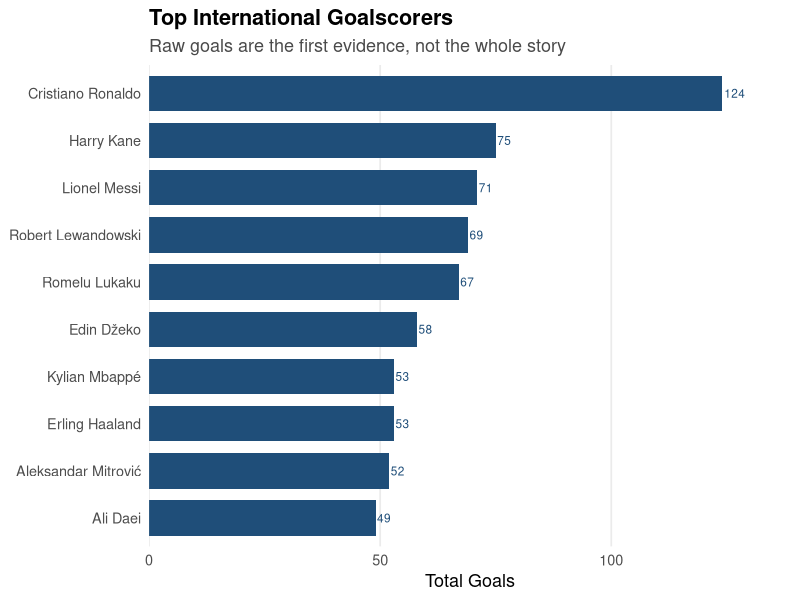
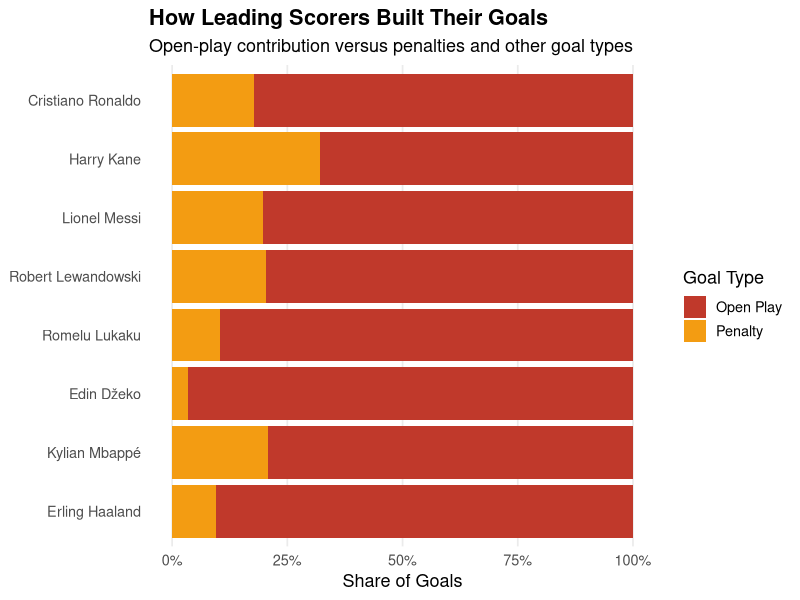
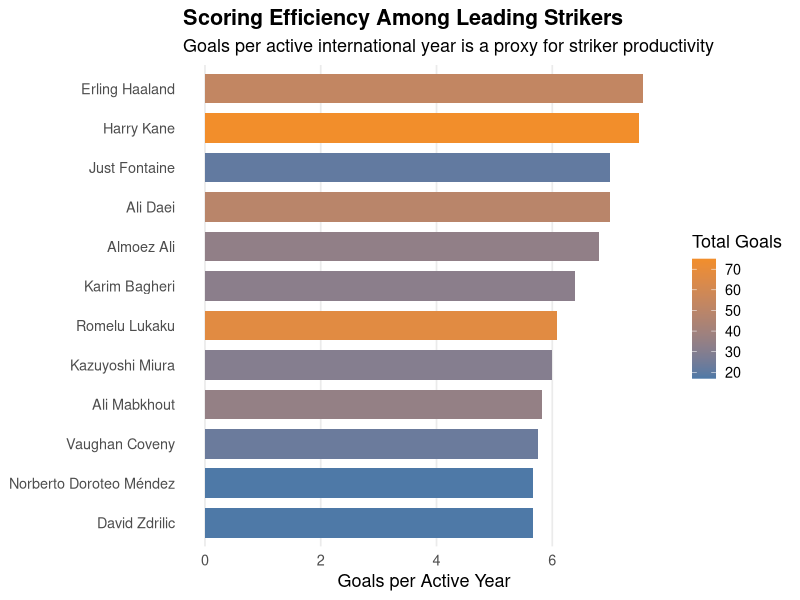
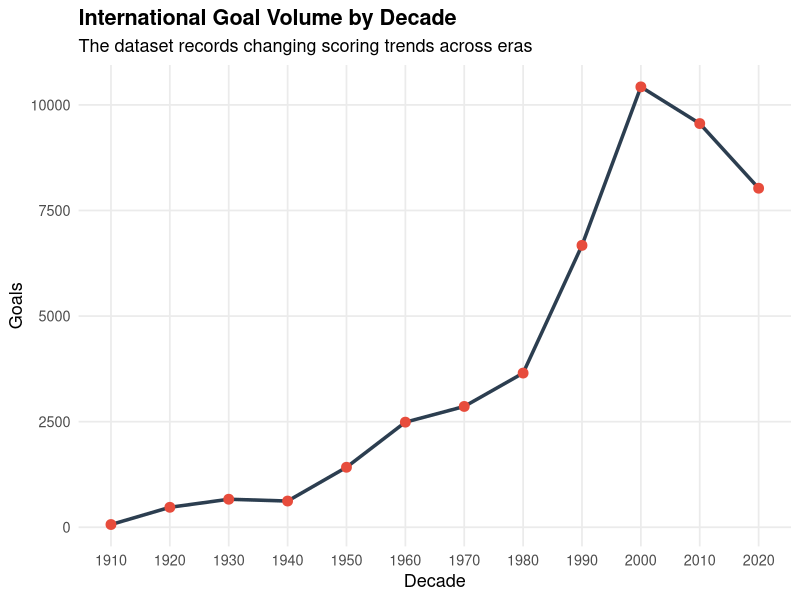
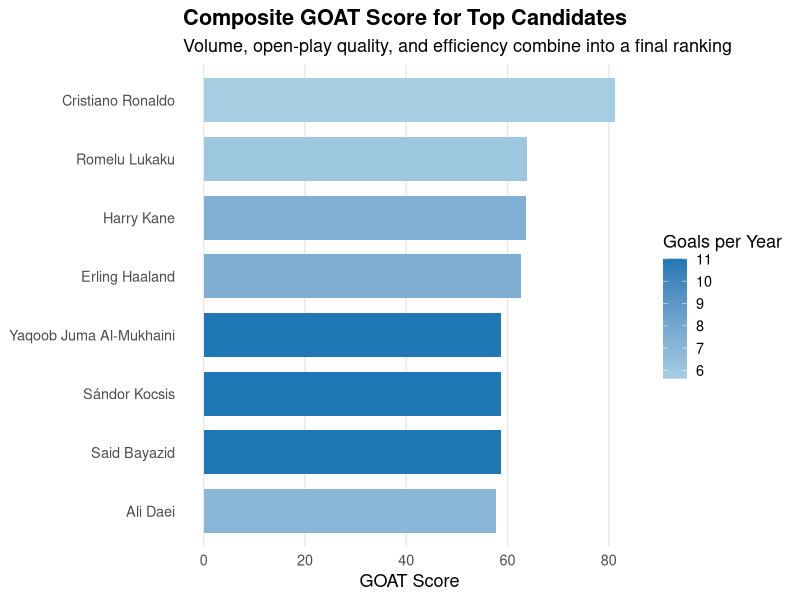

R code for these plots, in order:
## ---- chunk 1
#| echo: false
#| warning: false
#| message: false
library(dplyr)
library(readr)
library(ggplot2)
library(forcats)

clean_goals <- read_csv("goalscorers_cleaned.csv", show_col_types = FALSE)

scorer_summary <- clean_goals |>
  filter(!is.na(scorer)) |>
  group_by(scorer, team) |>
  summarise(
    total_goals = n(),
    penalty_goals = sum(penalty, na.rm = TRUE),
    open_play_goals = sum(goal_type == "Open Play", na.rm = TRUE),
    active_years = n_distinct(year),
    first_year = min(year),
    last_year = max(year),
    .groups = "drop"
  ) |>
  mutate(
    open_play_share = round(100 * open_play_goals / total_goals, 1),
    penalty_share = round(100 * penalty_goals / total_goals, 1),
    goals_per_year = round(total_goals / active_years, 2),
    career_span = last_year - first_year + 1
  )

team_goals <- clean_goals |>
  group_by(team) |>
  summarise(team_goals = n(), .groups = "drop")

scorer_summary <- scorer_summary |>
  left_join(team_goals, by = "team") |>
  mutate(team_goal_share = round(100 * total_goals / team_goals, 1))

top_candidates <- scorer_summary |>
  arrange(desc(total_goals)) |>
  slice_head(n = 10)

decade_summary <- clean_goals |>
  filter(!is.na(decade)) |>
  group_by(decade) |>
  summarise(goals = n(), .groups = "drop") |>
  arrange(decade)

goal_type_by_scorer <- clean_goals |>
  filter(!is.na(scorer), !is.na(goal_type)) |>
  count(scorer, goal_type) |>
  group_by(scorer) |>
  mutate(total_goals = sum(n), share = n / total_goals) |>
  ungroup()

goat_model <- scorer_summary |>
  mutate(
    total_norm = (total_goals - min(total_goals)) / (max(total_goals) - min(total_goals)),
    open_play_norm = open_play_share / 100,
    efficiency_norm = (goals_per_year - min(goals_per_year)) / (max(goals_per_year) - min(goals_per_year)),
    model_score = 0.45 * total_norm + 0.30 * open_play_norm + 0.25 * efficiency_norm
  ) |>
  arrange(desc(model_score)) |>
  slice_head(n = 8)
## ---- chunk 2
#| echo: false
#| results:asis
knitr::kable(
  top_candidates |>
    select(scorer, team, total_goals, active_years, open_play_share, penalty_share) |>
    arrange(desc(total_goals)) |>
    head(8),
  caption = "Top international scorers in the dataset, with goal type and career context."
)
## ---- chunk 3
#| echo: false
#| warning: false
#| message: false
ranked_goals <- scorer_summary |>
  arrange(desc(total_goals)) |>
  slice_head(n = 10)

ggplot(ranked_goals, aes(x = fct_reorder(scorer, total_goals), y = total_goals)) +
  geom_col(fill = "#1F4E79", width = 0.75) +
  geom_text(aes(label = total_goals), hjust = -0.1, size = 3, color = "#1F4E79") +
  coord_flip() +
  theme_minimal(base_size = 13) +
  scale_y_continuous(expand = expansion(mult = c(0, 0.12))) +
  labs(
    title = "Top International Goalscorers",
    subtitle = "Raw goals are the first evidence, not the whole story",
    x = NULL,
    y = "Total Goals"
  ) +
  theme(
    plot.title = element_text(face = "bold"),
    plot.subtitle = element_text(color = "#4A4A4A"),
    panel.grid.minor = element_blank(),
    panel.grid.major.y = element_blank()
  )
## ---- chunk 4
#| echo: false
#| warning: false
#| message: false
top_goal_type <- goal_type_by_scorer |>
  filter(scorer %in% ranked_goals$scorer[1:8]) |>
  mutate(goal_type = ifelse(goal_type == "Open Play", "Open Play", goal_type))

ggplot(top_goal_type, aes(x = fct_reorder(scorer, total_goals), y = share, fill = goal_type)) +
  geom_col(position = "fill") +
  coord_flip() +
  scale_y_continuous(labels = scales::percent_format()) +
  scale_fill_manual(values = c("Open Play" = "#C0392B", "Penalty" = "#F39C12", "Other" = "#7F8C8D")) +
  labs(
    title = "How Leading Scorers Built Their Goals",
    subtitle = "Open-play contribution versus penalties and other goal types",
    x = NULL,
    y = "Share of Goals",
    fill = "Goal Type"
  ) +
  theme_minimal(base_size = 13) +
  theme(
    plot.title = element_text(face = "bold"),
    panel.grid.minor = element_blank(),
    panel.grid.major.y = element_blank()
  )
## ---- chunk 5
#| echo: false
#| warning: false
#| message: false
efficiency <- scorer_summary |>
  filter(total_goals >= 15) |>
  arrange(desc(goals_per_year)) |>
  slice_head(n = 12)

ggplot(efficiency, aes(x = fct_reorder(scorer, goals_per_year), y = goals_per_year, fill = total_goals)) +
  geom_col(width = 0.75) +
  coord_flip() +
  scale_fill_gradient(low = "#4E79A7", high = "#F28E2B") +
  labs(
    title = "Scoring Efficiency Among Leading Strikers",
    subtitle = "Goals per active international year is a proxy for striker productivity",
    x = NULL,
    y = "Goals per Active Year",
    fill = "Total Goals"
  ) +
  theme_minimal(base_size = 13) +
  theme(
    plot.title = element_text(face = "bold"),
    panel.grid.minor = element_blank(),
    panel.grid.major.y = element_blank()
  )
## ---- chunk 6
#| echo: false
#| warning: false
#| message: false
decade_summary <- decade_summary |>
  filter(!is.na(decade))

ggplot(decade_summary, aes(x = decade, y = goals)) +
  geom_line(color = "#2C3E50", size = 1.2) +
  geom_point(color = "#E74C3C", size = 3) +
  scale_x_continuous(breaks = decade_summary$decade) +
  theme_minimal(base_size = 13) +
  labs(
    title = "International Goal Volume by Decade",
    subtitle = "The dataset records changing scoring trends across eras",
    x = "Decade",
    y = "Goals"
  ) +
  theme(
    plot.title = element_text(face = "bold"),
    panel.grid.minor = element_blank()
  )
## ---- chunk 7
#| echo: false
#| warning: false
#| message: false
goat_ranking <- goat_model |>
  mutate(model_score = round(model_score * 100, 1))

ggplot(goat_ranking, aes(x = fct_reorder(scorer, model_score), y = model_score, fill = goals_per_year)) +
  geom_col(width = 0.75) +
  coord_flip() +
  scale_fill_gradient(low = "#A6CEE3", high = "#1F78B4") +
  labs(
    title = "Composite GOAT Score for Top Candidates",
    subtitle = "Volume, open-play quality, and efficiency combine into a final ranking",
    x = NULL,
    y = "GOAT Score",
    fill = "Goals per Year"
  ) +
  theme_minimal(base_size = 13) +
  theme(
    plot.title = element_text(face = "bold"),
    panel.grid.minor = element_blank(),
    panel.grid.major.y = element_blank()
  )
## ---- chunk 8
#| echo: false
#| results:asis
knitr::kable(
  goat_ranking |>
    select(scorer, team, total_goals, active_years, open_play_share, goals_per_year, model_score),
  caption = "Top strikers ranked by the composite GOAT model."
)
